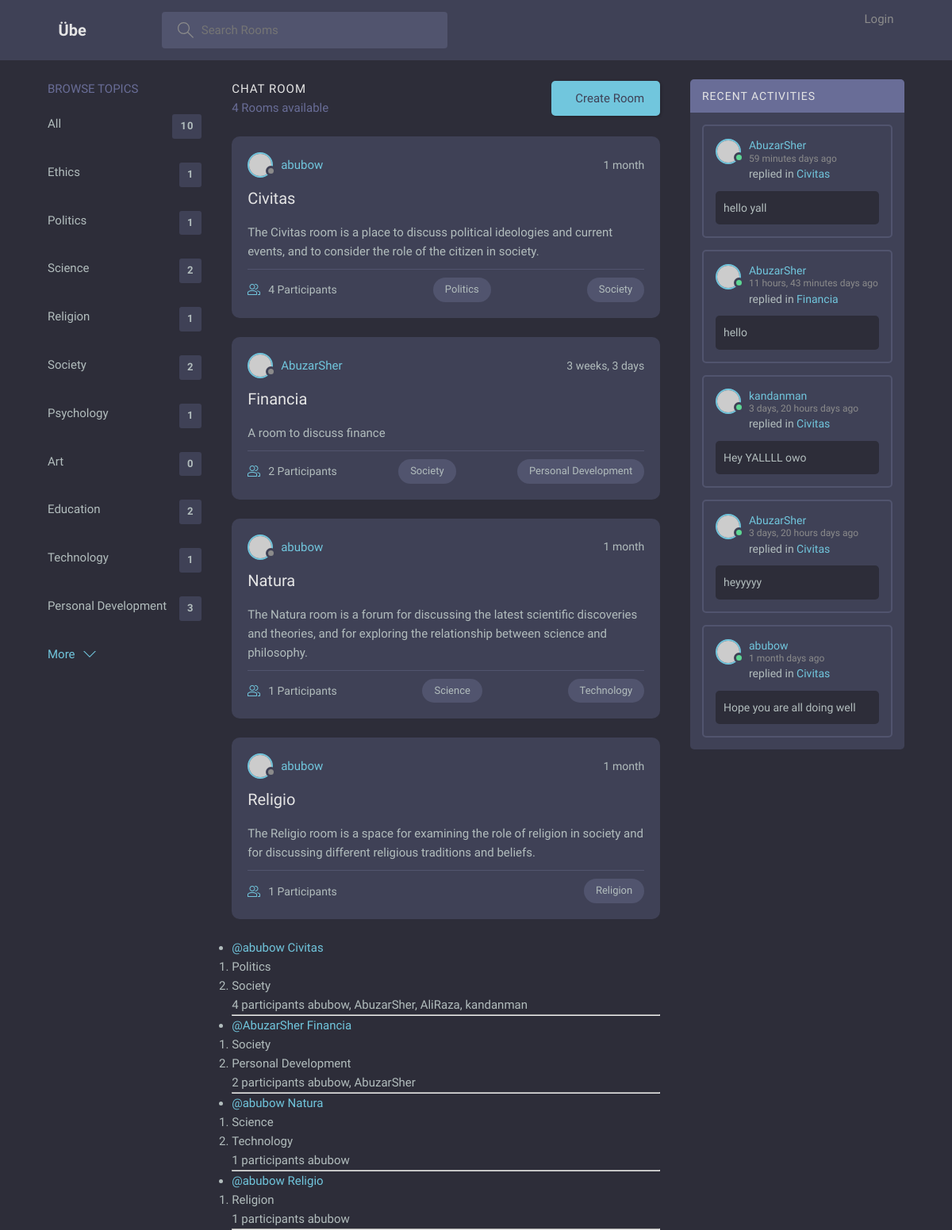
The page /?q=Society on the database its author committed.
### base/models.py (models this page shows, shortened)
class Topic(models.Model):
    id = models.AutoField(primary_key=True)
    name = models.CharField(max_length=50)
    description = models.CharField(max_length=200)
    link = models.CharField(max_length=50)

class Room(models.Model):
    id = models.AutoField(primary_key=True, unique=True, auto_created=True)
    name = models.CharField(max_length=50)
    description = models.CharField(max_length=200, null=True, blank=True)
    link = models.CharField(max_length=50, unique=True)
    topics = models.ManyToManyField('Topic', related_name='rooms', blank=True)
    participants = models.ManyToManyField(
        User, related_name='rooms_joined', blank=True)
    host = models.ForeignKey(
        User, on_delete=models.CASCADE, related_name='rooms_hosted')
    updated = models.DateTimeField(auto_now=True)
    created = models.DateTimeField(auto_now_add=True)
    class Meta:
        ordering = ['-updated', '-created']

class Message(models.Model):
    user = models.ForeignKey(User, on_delete=models.CASCADE)
    room = models.ForeignKey(Room, on_delete=models.CASCADE)
    message = models.TextField()
    updated = models.DateTimeField(auto_now=True)
    created = models.DateTimeField(auto_now_add=True)
    class Meta:
        ordering = ['-updated', '-created']
    def __str__(self):
        return self.message

### base/views.py (the view)
# urls.py: path('', views.home, name='home'),
def home(request):
    q = request.GET.get('q')
    if q:
        rooms = Room.objects.filter(
            Q(topics__name__icontains=q) |
            Q(topics__description__icontains=q) |
            Q(name__icontains=q) |
            Q(description__icontains=q)
        ).distinct()
        recent_messages = Message.objects.filter(
            Q(room__topics__name__icontains=q) |
            Q(room__topics__description__icontains=q) |
            Q(room__name__icontains=q) |
            Q(room__description__icontains=q) |
            Q(message__icontains=q)
        ).distinct().order_by('-created')[:5]
    else:
        rooms = Room.objects.all()
        recent_messages = Message.objects.all().order_by('-created')[:5]
    topics = Topic.objects.all()
    context = {
        'rooms': rooms,
        'topics': topics,
        'recent_messages': recent_messages,
    }
    return render(request, 'base/home.html', context)

### base/templates/base/home.html (shortened to what this page needs)
{%extends 'main.html'%} {% block content %}
<main class="layout layout--3">
	<div class="container">
		{% include 'components/topic_list.html' %}
		<div class="roomList">
			<div class="roomList__header">
				<div>
					<h2>Chat Room</h2>
					<p>{{rooms.count}} Rooms available</p>
				</div>
				<a
					class="btn btn--main"
					href="{% url 'room-form' %}"
					<svg
						version="1.1"
						xmlns="http://www.w3.org/2000/svg"
						width="32"
						height="32"
						viewBox="0 0 32 32">
					Create Room
				</a>
			</div>
			{% include 'components/feed.html'%}
		</div>
		{% include 'components/recent_activity.html' %}
	</div>
</main>
{% endblock %}

### base/templates/components/topic_list.html
<div class="topics">
	<div class="topics__header">
		<h2>Browse Topics</h2>
	</div>
	<ul class="topics__list">
		<li>
			<a
				href="{% url 'home' %}"
				>All <span>{{topics.count}}</span></a
			>
		</li>
		{% for topic in topics %}
		<li>
			<a href="{% url 'home' %}?q={{ topic.name }}"
				>{{ topic.name }}
				<span>{{ topic.rooms.count }}</span>
			</a>
		</li>
		{% endfor %}
	</ul>
	<a
		class="btn btn--link"
		href="topics.html">
		More
		<svg
			version="1.1"
			xmlns="http://www.w3.org/2000/svg"
			width="32"
			height="32"
			viewBox="0 0 32 32">
			<title>chevron-down</title>
			<path d="M16 21l-13-13h-3l16 16 16-16h-3l-13 13z"></path>
		</svg>
	</a>
</div>

### base/templates/components/feed.html (shortened to what this page needs)
{% for room in rooms %}
<div class="roomListRoom">
	<div class="roomListRoom__header">
		<a
			href="{% url 'profile' room.host.id %}"
			class="roomListRoom__author">
			<div class="avatar avatar--small">
				<img src="https://randomuser.me/api/portraits/women/11.jpg" />
			</div>
			<span> {{ room.host.username }} </span>
		</a>
		<div class="roomListRoom__actions">
			<span> {{ room.created|timesince }} </span>
		</div>
	</div>
	<div class="roomListRoom__content">
		<a href="{% url 'room' room.link %}"> {{ room.name }} </a>
		<p>{{ room.description.strip|truncatechars:200 }}</p>
	</div>
	<div class="roomListRoom__meta">
		<a
			href="{% url 'room' room.link %}"
			class="roomListRoom__joined">
			{{ room.participants.count }} Participants
		</a>
		{% for topic in room.topics.all|slice:":2" %}
			<p class="roomListRoom__topic">{{ topic.name }}</p>
		{% endfor %}
	</div>
</div>
{% endfor %}
<div>
	<ul>
		{% for room in rooms %}
		<li>
			<a href="{%url 'profile' room.host.id %}">
				@{{room.host.username}}
			</a>
			<a href="{% url 'room' room.link %}">{{ room.name }}</a>
			<ol>
				{% for topic in room.topics.all %}
				<li>{{ topic.name }}</li>
				{% endfor %}
			</ol>
			<span> {{ room.participants.count }} participants </span>
			<small> {{ room.participants.all|join:", " }} </small>
			<hr />
		</li>
		{% endfor %}
	</ul>
</div>

### base/templates/components/recent_activity.html (shortened to what this page needs)
<div class="activities">
	<div class="activities__header">
		<h2>Recent Activities</h2>
	</div>
	{% for post in recent_messages %}
	<div class="activities__box">
		<div class="activities__boxHeader roomListRoom__header">
			<a
				href="{% url 'profile' post.user.id %}"
				class="roomListRoom__author">
				<div class="avatar avatar--small active">
					<img src="https://randomuser.me/api/portraits/men/13.jpg" />
				</div>
				<p>
					{{ post.user.username }}
					<span> {{ post.created|timesince}} days ago</span>
				</p>
			</a>
		</div>
		<div class="activities__boxContent">
			<p>
				replied in
				<a href="{% url 'room' post.room.link %}">
					{{ post.room.name }}
				</a>
			</p>
			<div class="activities__boxRoomContent">
				<p>{{ post|truncatechars:100 }}</p>
			</div>
		</div>
	</div>
	{% endfor %}
</div>

### rows shown on the page
Topic: name "Ethics", rooms.count "1"
Topic: name "Politics", rooms.count "1"
Topic: name "Science", rooms.count "2"
Topic: name "Religion", rooms.count "1"
Topic: name "Society", rooms.count "2"
Topic: name "Psychology", rooms.count "1"
Topic: name "Art", rooms.count "0"
Topic: name "Education", rooms.count "2"
Topic: name "Technology", rooms.count "1"
Topic: name "Personal Development", rooms.count "3"
Room: host.username "abubow", created "1 month", name "Civitas", description.strip "The Civitas room is a place to discuss political ideologies and current events, and to consider the role of the citizen in society.", participants.count "4", participants.all "abubow, AbuzarSher, AliRaza, kandanman"
Room: host.username "AbuzarSher", created "3 weeks, 3 days", name "Financia", description.strip "A room to discuss finance", participants.count "2", participants.all "abubow, AbuzarSher"
Room: host.username "abubow", created "1 month", name "Natura", description.strip "The Natura room is a forum for discussing the latest scientific discoveries and theories, and for exploring the relationship between science and philosophy.", participants.count "1", participants.all "abubow"
Room: host.username "abubow", created "1 month", name "Religio", description.strip "The Religio room is a space for examining the role of religion in society and for discussing different religious traditions and beliefs.", participants.count "1", participants.all "abubow"
Message: user.username "AbuzarSher", created "59 minutes", room.name "Civitas", message "hello yall"
Message: user.username "AbuzarSher", created "11 hours, 43 minutes", room.name "Financia", message "hello"
Message: user.username "kandanman", created "3 days, 20 hours", room.name "Civitas", message "Hey YALLLL owo"
Message: user.username "AbuzarSher", created "3 days, 20 hours", room.name "Civitas", message "heyyyyy"
Message: user.username "abubow", created "1 month", room.name "Civitas", message "Hope you are all doing well"

### other values the page prints
{{ topics.count }} "10"
{{ rooms.count }} "4"
